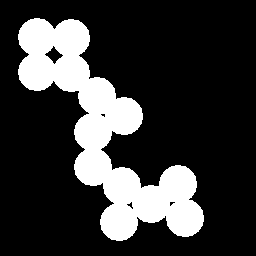
%> input picture Lista8/circles.gif, 256 x 256 px
$ octave exercicio1.m   (GNU Octave 9; MATLAB toolbox functions it lacks are replaced by stand-ins)
%> lines starting %> are read from the running program, lines starting %| are printed output that depends on the picture; in (x1, y1, x2, y2) boxes, pixels count from 0 and x2, y2 are one past the last pixel; in counts of white or black regions, pixels touching at a corner belong together; the program's own positions count from 1
close all
clear all
clc

pkg load image;

Origbwc = imread('circles.gif');
%> Origbwc: size 256x256 uint8; values 0 (black) and 1 (white), 21.6% white; 1 white region, box (x1, y1, x2, y2) and area: (18, 18, 204, 241) 14134
se = strel('disk', 5, 0);
Erobsw = imerode(Origbwc, se);
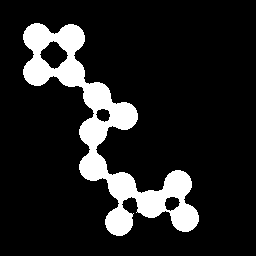
%> Erobsw: size 256x256 uint8; values 0 (black) and 1 (white), 13.4% white; 1 white region, box (x1, y1, x2, y2) and area: (23, 23, 199, 236) 8792

subplot(2, 2, 1), imshow(Origbwc), title('Imagem original');
subplot(2, 2, 2), imshow(Erobsw), title('Imagem erosionada (raio = 5)');

se = strel('disk', 10, 0);
Erobsw = imerode(Origbwc, se);
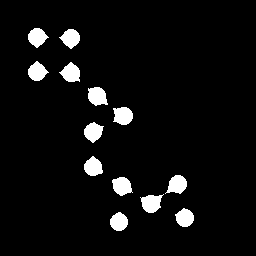
%> Erobsw: size 256x256 uint8; values 0 (black) and 1 (white), 5.4% white; 13 white regions, largest, box (x1, y1, x2, y2) and area: (140, 194, 164, 213) 295, (88, 87, 108, 106) 287, (113, 107, 133, 125) 285
subplot(2, 2, 3), imshow(Erobsw), title('Imagem erosionada (raio = 10)');

se = strel('disk', 15, 0);
Erobsw = imerode(Origbwc, se);
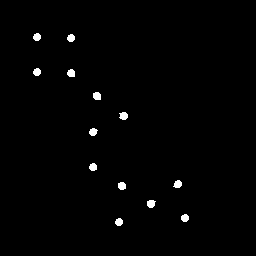
%> Erobsw: size 256x256 uint8; values 0 (black) and 1 (white), 1% white; 13 white regions, largest, box (x1, y1, x2, y2) and area: (93, 92, 101, 100) 56, (119, 112, 128, 120) 56, (147, 200, 156, 208) 56
subplot(2, 2, 4), imshow(Erobsw), title('Imagem erosionada (raio = 15)');

$ run again, with Lista8/snowflakes.png saved as Lista8/circles.gif
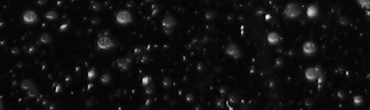
%> input picture Lista8/snowflakes.png, 370 x 110 px
%> `Erobsw = imerode(Origbwc, se);`:
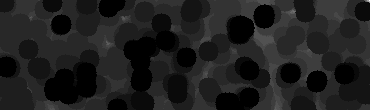
%> Erobsw: size 110x370 uint8; min 0, max 25, mean 3; drawn with min black and max white
%> `Erobsw = imerode(Origbwc, se);`:
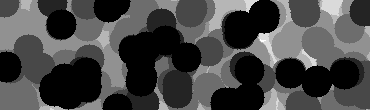
%> Erobsw: size 110x370 uint8; min 0, max 7, mean 1.94; drawn with min black and max white
